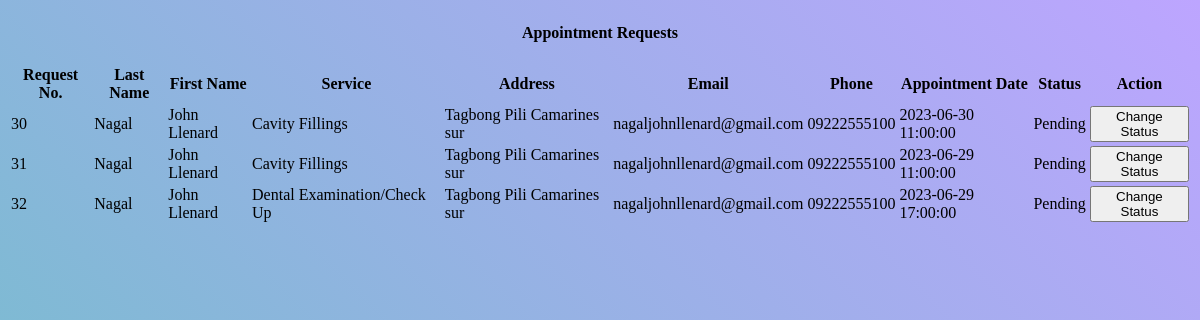
The page /admin/requests.php on the database as committed earlier.
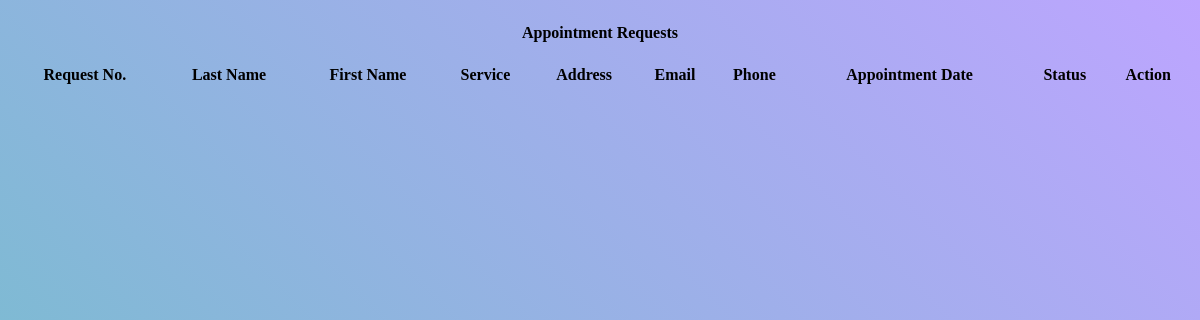
The same page on the database as committed later.
### tables this page shows
CREATE TABLE `requests_tb` (
  `request_id` int(11) NOT NULL,
  `patient_id` int(11) NOT NULL,
  `service_id` int(11) NOT NULL,
  `firstName` varchar(100) NOT NULL,
  `middleName` varchar(100) NOT NULL,
  `lastName` varchar(100) NOT NULL,
  `address` varchar(255) NOT NULL,
  `email` varchar(100) DEFAULT NULL,
  `phone` varchar(11) NOT NULL,
  `appointment_date` datetime NOT NULL,
  `status` varchar(50) NOT NULL
);

CREATE TABLE `services_tb` (
  `service_id` int(100) NOT NULL,
  `service_name` varchar(50) DEFAULT NULL,
  `service_price` decimal(10,2) DEFAULT NULL
);

### admin/requests.php (the view, shortened to what this page needs)
<!DOCTYPE html>
<html lang="en">
<body>
    <div class="col py-1">
        <div class="container-fluid bg-light edges">
            <div class="col py-1">
                <div>
                    <h4 style="text-align:center">Appointment Requests</h4>
                </div>
                <table id="example" class="table table-striped" style="width:100%;">
                    <thead>
                        <tr>
                            <th>Request No.</th>
                            <th>Last Name</th>
                            <th>First Name</th>
                            <th>Service</th>
                            <th>Address</th>
                            <th>Email</th>
                            <th>Phone</th>
                            <th>Appointment Date</th>
                            <th>Status</th>
                            <th>Action</th>
                        </tr>
                    </thead>
                    <tbody>
                        <?php
                        $data = mysqli_query($conn, "SELECT r.*, s.service_name FROM requests_tb r INNER JOIN services_tb s ON r.service_id = s.service_id");
                        while ($row = mysqli_fetch_array($data)) {
                            if ($row['status'] != "Approve" && $row['status'] !="Done") {
                                echo "<tr>";
                                echo "<td>" . $row['request_id'] . "</td>";
                                echo "<td>" . $row['lastName'] . "</td>";
                                echo "<td>" . $row['firstName'] . "</td>";
                                echo "<td>" . $row['service_name'] . "</td>";
                                echo "<td>" . $row['address'] . "</td>";
                                echo "<td>" . $row['email'] . "</td>";
                                echo "<td>" . $row['phone'] . "</td>";
                                echo "<td>" . $row['appointment_date'] . "</td>";
                                echo "<td>" . $row['status'] . "</td>";
                                echo "<td>";
                                echo "<button type='button' class='btn btn-primary' data-bs-toggle='modal' data-bs-target='#changeStatusModal' data-bs-request-id='" . $row['request_id'] . "'>Change Status</button>";
                                echo "</td>";
                                echo "</tr>";
                            }
                        }
                        ?>
                    </tbody>
                </table>
            </div>
        </div>
    </div>
</body>
</html>

Rows that differ between the two databases and show on the page:
removed requests_tb: request_id "30", lastName "Nagal", firstName "John Llenard", service.service_name "Cavity Fillings", address "Tagbong Pili Camarines sur", email "nagaljohnllenard@gmail.com", phone "09222555100", appointment_date "2023-06-30 11:00:00", status "Pending"
removed requests_tb: request_id "31", lastName "Nagal", firstName "John Llenard", service.service_name "Cavity Fillings", address "Tagbong Pili Camarines sur", email "nagaljohnllenard@gmail.com", phone "09222555100", appointment_date "2023-06-29 11:00:00", status "Pending"
removed requests_tb: request_id "32", lastName "Nagal", firstName "John Llenard", service.service_name "Dental Examination/Check Up", address "Tagbong Pili Camarines sur", email "nagaljohnllenard@gmail.com", phone "09222555100", appointment_date "2023-06-29 17:00:00", status "Pending"
